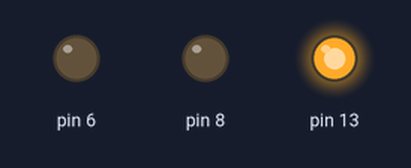
Bench run of a sketch on a simulated Arduino Uno, built with avr-gcc and run on an emulated ATmega328P. Parts: output pins drawn as LEDs (lit = HIGH).

Above: at 0.5 s.
At 2.05 s:
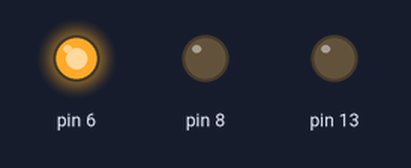
At 2.7 s:
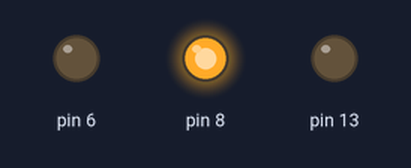
At 3.7 s:
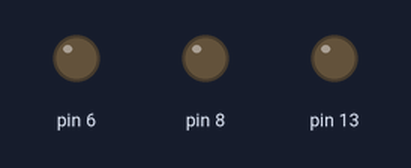
Timing chart, 0 to 5.7 s (numbered marks = the images above):
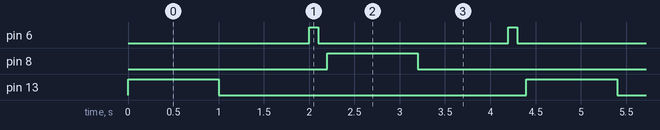

The sketch:

Fade.ino
```cpp
// the setup function runs once when you press reset or power the board
void setup() {
  // initialize digital pin LED_BUILTIN as an output.
  pinMode(13, OUTPUT);
  pinMode(8, OUTPUT);
  pinMode(6, OUTPUT);
}

// the loop function runs over and over again forever
void loop() {
  digitalWrite(13, HIGH);   // turn the LED on (HIGH is the voltage level)
  delay(1000);
  digitalWrite(13, LOW);    // turn the LED off by making the voltage LOW
  delay(1000);

  digitalWrite(6, HIGH);   // turn the LED on (HIGH is the voltage level)
  delay(100);
  digitalWrite(6, LOW);    // turn the LED off by making the voltage LOW
  delay(100);// wait for a second


  digitalWrite(8, HIGH);   // turn the LED on (HIGH is the voltage level)
  delay(1000);
  digitalWrite(8, LOW);    // turn the LED off by making the voltage LOW
  delay(1000);// wait for a second

  digitalWrite(6, HIGH);   // turn the LED on (HIGH is the voltage level)
  delay(100);
  digitalWrite(6, LOW);    // turn the LED off by making the voltage LOW
  delay(100);
}
```

Measured:
- by itself, pin 6: alternates HIGH for 0.10 s and LOW for 2.1 s
- by itself, pin 8, pin 13: alternates HIGH for 1.0 s and LOW for 3.4 s
- by itself, everything shown: repeats every 4.4 s, in 8 steps
